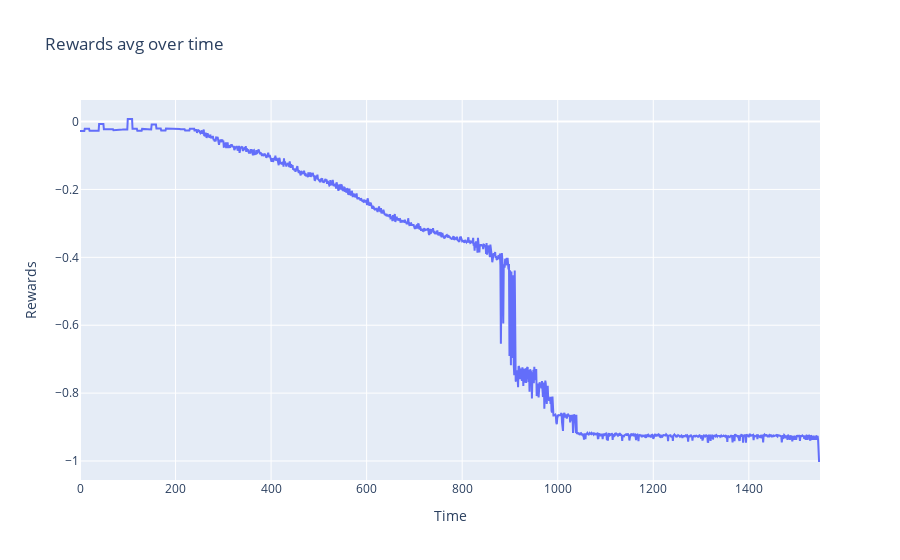

Notebook code for this chart:
### Code cell
# plot rewards sum
fig = go.Figure()
fig.add_trace(go.Scatter(x=np.arange(len(rewards)), y=rewards, mode='lines'))
fig.update_layout(title='Rewards avg over time', xaxis_title='Time', yaxis_title='Rewards')
fig.show()

### Figure 1 — Plotly figure (JSON) as saved in the notebook; plotly's stock layout.template omitted (floating-point values rounded to 4 significant figures; data arrays with more than 128 entries replaced by an {"elided": "..."} marker saying what was removed)
{"data": [{"mode": "lines", "type": "scatter", "x": {"elided": "1550 int values"}, "y": {"elided": "1550 float values"}}], "layout": {"title": {"text": "Rewards avg over time"}, "xaxis": {"title": {"text": "Time"}}, "yaxis": {"title": {"text": "Rewards"}}}}
